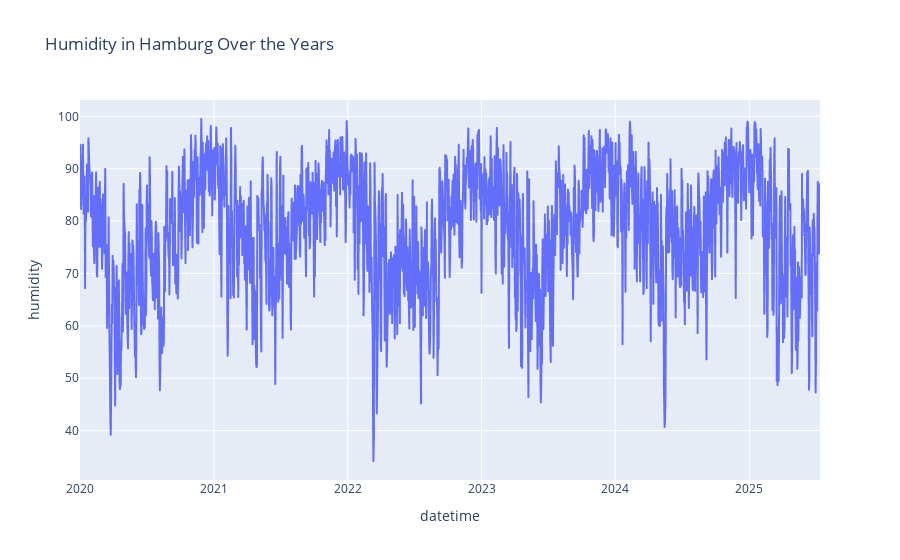

Notebook cell for this chart:
### Code cell
figure = px.line(hamburg_df, x="datetime", 
                 y="humidity", 
                 title='Humidity in Hamburg Over the Years')
figure.show()

### Figure 1 — Plotly figure (JSON) as saved in the notebook; plotly's stock layout.template omitted (floating-point values rounded to 4 significant figures; data arrays with more than 128 entries replaced by an {"elided": "..."} marker saying what was removed)
{"data": [{"hovertemplate": "datetime=%{x}<br>humidity=%{y}<extra></extra>", "legendgroup": "", "line": {"color": "#636efa", "dash": "solid"}, "marker": {"symbol": "circle"}, "mode": "lines", "name": "", "showlegend": false, "type": "scattergl", "x": {"elided": "2022 str values"}, "xaxis": "x", "y": {"elided": "2022 float values"}, "yaxis": "y"}], "layout": {"legend": {"tracegroupgap": 0}, "title": {"text": "Humidity in Hamburg Over the Years"}, "xaxis": {"anchor": "y", "domain": [0, 1], "title": {"text": "datetime"}}, "yaxis": {"anchor": "x", "domain": [0, 1], "title": {"text": "humidity"}}}}
